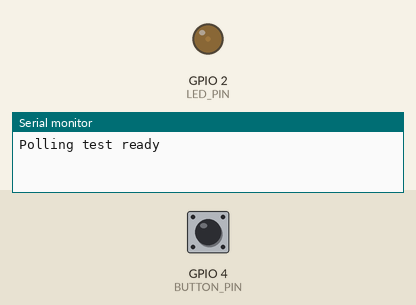
This program was run on a simulated ESP32. On the bench: output pins drawn as LEDs (lit = HIGH), the last lines printed to the serial monitor. Inputs (shaded band) come from the test bench; at power-on: GPIO 4 (BUTTON_PIN) HIGH.

Above: at 0.15 s.
At 1.2 s:
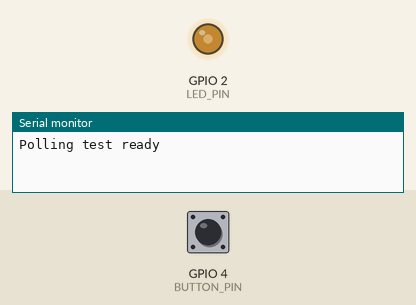
1.3 s: GPIO 4 (BUTTON_PIN) pulled LOW for 0.15 s
At 1.95 s:
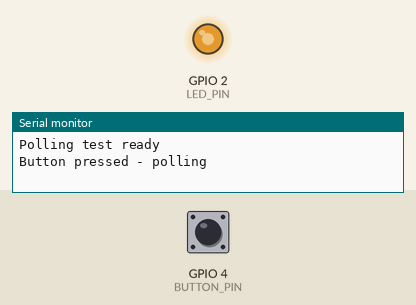
Timing chart, 0 to 10.3 s (numbered marks = the images above; inputs shaded):
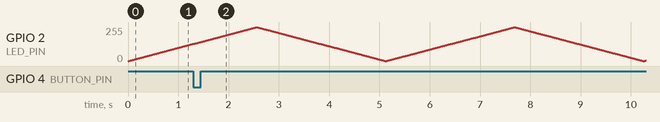

The program:

main.cpp
```cpp
#include <Arduino.h>

constexpr uint8_t BUTTON_PIN = 4;
constexpr uint8_t LED_PIN = 2;

constexpr uint8_t LED_CHANNEL = 0;
constexpr uint32_t LED_FREQUENCY = 5000;
constexpr uint8_t LED_RESOLUTION = 8;

bool previousButtonState = HIGH;

void checkButtonPolling() {
  const bool currentButtonState = digitalRead(BUTTON_PIN);

  // INPUT_PULLUP: nút được nhấn sẽ đọc LOW.
  if (previousButtonState == HIGH && currentButtonState == LOW) {
    Serial.println("Button pressed - polling");
  }

  previousButtonState = currentButtonState;
}

void fadeTo(int startDuty, int endDuty) {
  const int step = (startDuty < endDuty) ? 1 : -1;

  for (int duty = startDuty; ; duty += step) {
    ledcWrite(LED_CHANNEL, duty);
    checkButtonPolling();
    delay(10);

    if (duty == endDuty) {
      break;
    }
  }
}

void setup() {
  Serial.begin(115200);
  pinMode(BUTTON_PIN, INPUT_PULLUP);

  ledcSetup(LED_CHANNEL, LED_FREQUENCY, LED_RESOLUTION);
  ledcAttachPin(LED_PIN, LED_CHANNEL);

  Serial.println("Polling test ready");
}

void loop() {
  fadeTo(0, 255);
  fadeTo(255, 0);
}
```
